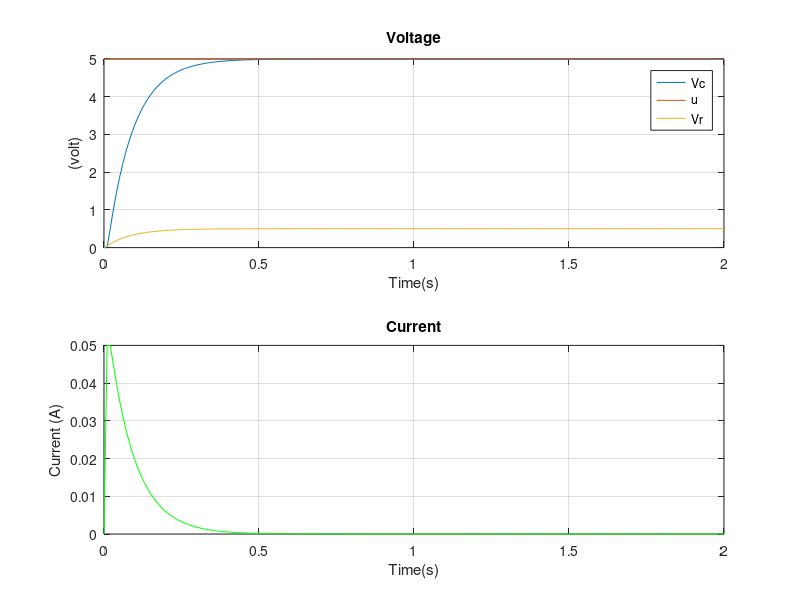

MATLAB code for this plot:
%% Simple Electrical Circuit
% RLC circuit

clc
clear
close all

% define system parameters
R = 100;
Ca = 1e-3;
L = 1;

% define matrices
A = [0 1/Ca; -1/L -R/L];
B = [0 ;1/L];

C = [0 R];
D = 0;

% define time param
T = 1/100;
time = 2; 
N = round(time/T);

% define state vector, input, output
u = zeros(N,1);
vc = zeros(N,1);
i = zeros(N,1);
y = zeros(N,1);

u(1:N+1) = 5;
vc(1) = 0.0;
i(1) = 0.0;
xold = [vc(1) ; i(1)];
y(1) = 0.0;
yold = y(1);

t(1) = 0;

% integrate linear system
for index = 1:N
    xnew = xold + (A*xold + B*u(index))*T;
    ynew = yold + (C*xnew + D*u(index))*T;

    vc(index+1) = xnew(1);
    i(index+1) = xnew(2);
    y(index+1) = ynew;
    
    t(index+1) = t(index) + T;

    xold = xnew;
    yold = ynew;
end

%plot
figure;
subplot(2,1,1);
plot(t,vc,t,u,t,y); grid on;
title('Voltage')
ylabel('(volt)')
xlabel('Time(s)')
xlim([0,time])
legend('Vc','u','Vr')
hold on;

subplot(2,1,2);
plot(t,i,'g'); grid on;
title('Current')
ylabel('Current (A)')
xlabel('Time(s)')
xlim([0,time])

%svd is a command that tells you how far your matrix is from a singular
%matrix, even tough in an analitical way it would be a binary answer:
%either it is singular or not. 